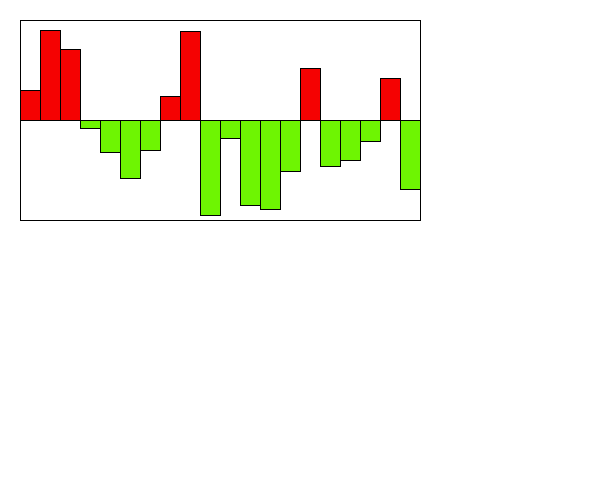
Frame 1 (no input)
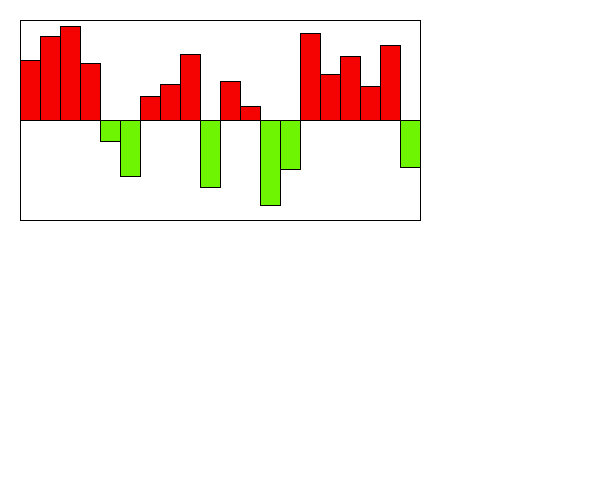
Frame 60 (the mouse pressed at the canvas centre just before this capture)
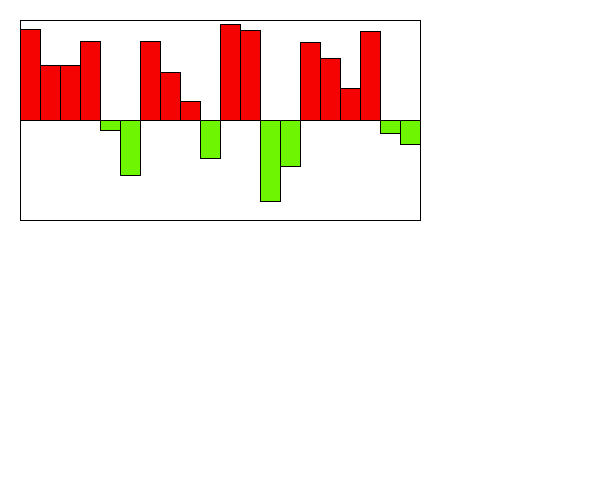
Frame 120 (the mouse held since frame 60 and released just before this capture)

The Processing sketch that drew these frames (run headless with seeded random() and noise(); from frame 60 on, the mouse is pressed at the canvas centre):

// Processing sketch: Section1
// ── Section1.pde
int MAX_VALUE = 100;
int MIN_VALUE = -100;
Visualizer v;

/*You are simulating a visualizer of multiple values
 You need to create a display method first. 
 Then you can make a method that changes the values each time the update is called. 
 */
class Visualizer {
  float x, y;
  float [] values;
  float [] speeds;
  Visualizer(float x, float y) {
    this.x = x;
    this.y = y;
    values = new float[20];
    speeds = new float[20];
    for (int i = 0; i < values.length; i++) {
      values[i] = random(-99, 99);
      speeds[i] = random(2);
    }
  }

  void display() {
    //draw the bars equally spaced inside this box. 
    //You can assume 10, but it would be even better 
    //if you could modify it to be larger increments.
    fill(255);
    rect(x, y, 400, 200);
    //This is a 200x400 box.
    //The width of the visualizer is 400! This rect is the border

    //the line is the 0 y-value, the top is 100, the bottom is -100
    line(x, y+100, x+400, y+100);

    //You need to use a loop. You need to make the HEIGHT of the bars 
    //the values in the array.
    //Negative values are red, and go below the line.
    //Positive values are green and go above the line.

    //???WRITE THIS METHOD!!!
    //THESE ARE WRONG: They just illustrate how they could look
    int a = 0;
    for(int i = 0; i < values.length; i++){
      if(values[i] > 0){
        fill(245, 2, 2);
        rect(x+a, y+100 - values[i], 400/values.length, values[i]);
      }
      else{
        fill(110, 245, 2);
        rect(x+a, y+100 - values[i], 400/values.length, values[i]);
      }
      a += 400/values.length;
    //Width of the visualizer is 400!
    }

  
  }
  void update() {
    //???WRITE THIS METHOD!!!
    for (int i = 0; i < values.length; i++) {
      values[i] += speeds[i];
      //??? keep them values between max/min value
      if(values[i] > 100 || values[i] <-100){
        speeds[i] = speeds[i] * -1;
      }
      //??? reverse the speeds so they oscillate up/down when they reach max/min

      
    }
  }
}

void setup() {
  size(600, 500);
  v = new Visualizer(20, 20);
}
void draw() {
  background(255);
  v.display();
  v.update();
}
